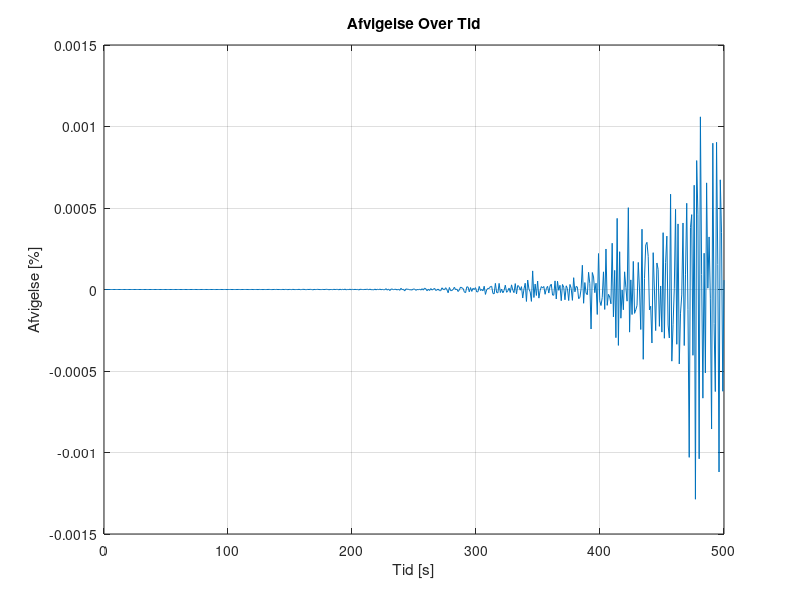
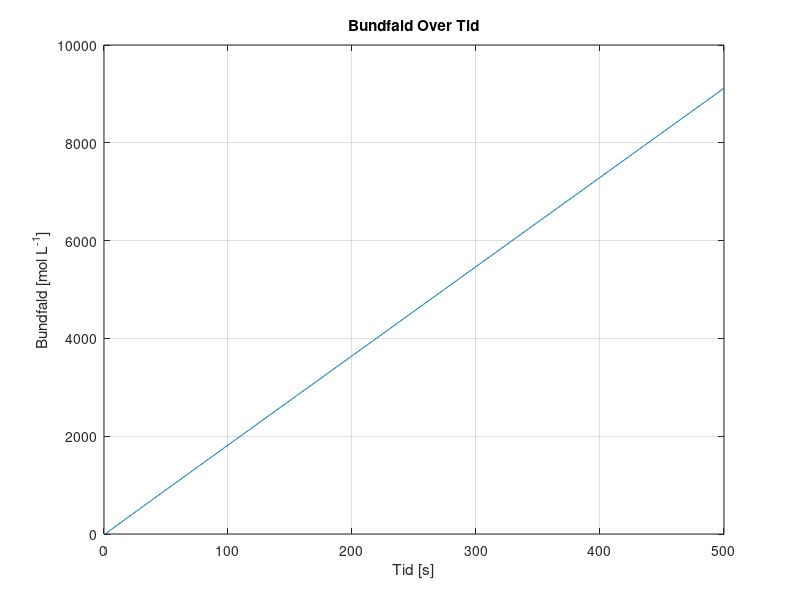
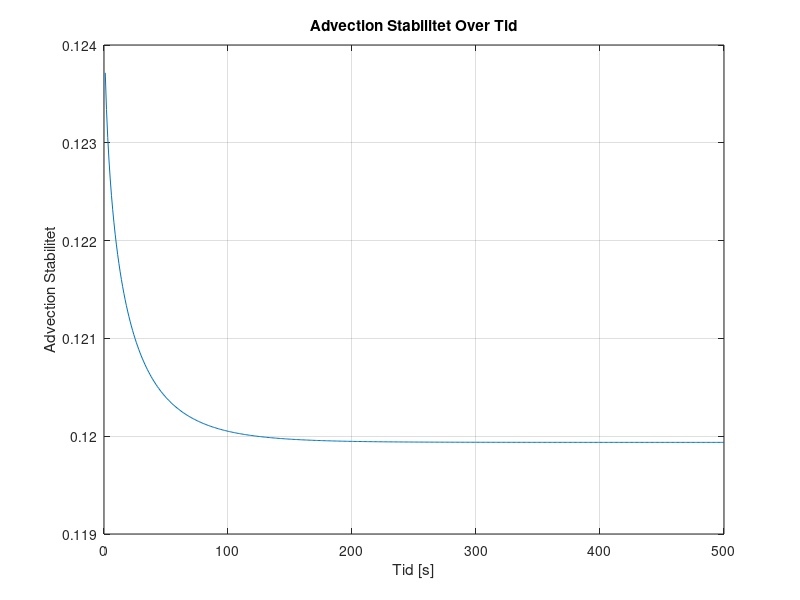
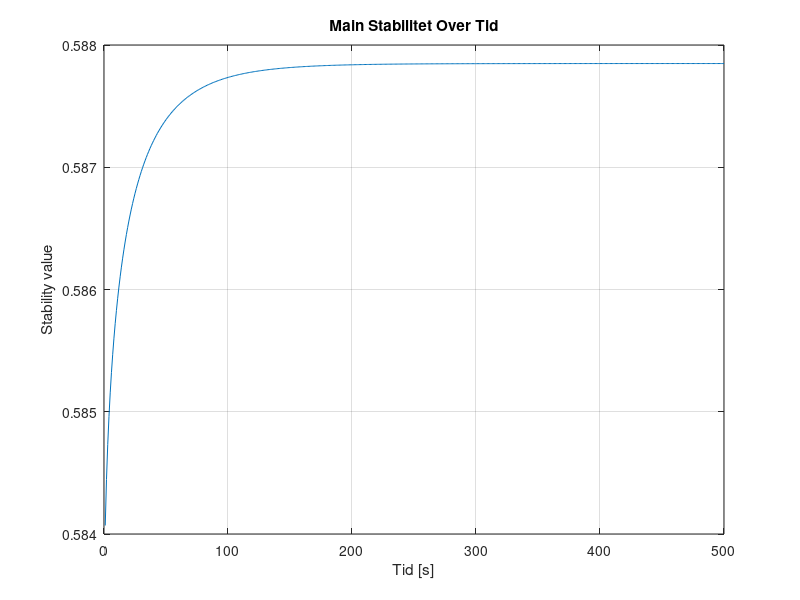

Write the MATLAB code that produced these figures, in order. (Note: this script raises an error after producing the figures.)
%%%%%%%%%%%%%%%%%%%%%%%%%%%%%%%%%%%%%%%
%%%  GITHUB - ALL RIGHTS RESERVED   %%%
%%%                                 %%%
%%% PROPERTY OF AALBORG UNIVERSITY  %%%
%%%         CREATED BY:             %%%
%%%  GROUP 3 - 3RD SEMESTER- 2023   %%%
%%%    @ANALREXIA    @ANDEMANDEN    %%%
%%%    @BONINATOR1   @PETERPASTA11  %%%
%%%%%%%%%%%%%%%%%%%%%%%%%%%%%%%%%%%%%%%
%%
clear
close all
clc
%% Inital Parameters
Lx = 0.1;                     % Domain length [m]
domain_steps = 1000;          % Number of spatial domain steps
dx = Lx / (domain_steps - 1); % Position discretization [m]
 
Lt = 500;              % Time length [s]
time_steps = 500;      % Number of time steps
dt = Lt / time_steps;  % Temporal discretization [s]

% DEFINED VARIABLES
D = 1.464*10^-9;      % Diffusivity coefficient H2PO4- in water [m^2 s^-1]
Cf = 0.1;             % Ionconcentration of the feed [mol L^-1]
DeltaP = 35;          % Change in outer pressure [bar]
Am = 0.0308;          % Surfacearea of the membrane [m^2]
k0 = 5.7311*10^-7;    % Initial water permeability [m^3 m^-2 bar^-1 s^-1] 
mu = 0.8903*10^-9;    % Viscosity of water [bar∙s]
Rm = 1/(mu*k0);       % Membraneresitance of water [m^-1]
alpha = 1*10^14;      % Specific fouling resistance [m · kg-1] or [m L mol^-1]
JuScalar = 0.5;       % Percipitate Advection Coefficient
sig_i = 0.1;          % Rejection of ions 

% PHYSICAL CONSTANTS

R = 8.31415*10^-2;  % Gasconstant [L Bar mol^-1 K^-1]
T = 273.15+25;      % Temperature [K]
 
% Anonymous functions

Udf = @(conc) 0.0011*exp(36.328*conc) + 0.263253; % Concentration of percipitate in respect to Ciw. [mol L^-1]
Rf = @(conc) alpha*(Udf(conc)/Am);                % Foulingresistance [m^-1]
k = @(conc) 1/(mu*(Rm+Rf(conc)));                 % Water permeability dependent on mu,Rm and Rf [m^3 m^-2 bar^-1 s^-1]


% Space and Time Grid
x = linspace(0, Lx, domain_steps);
t = linspace(0, Lt, time_steps);

% Initial concentration array AND Initial condition
C = zeros(domain_steps, time_steps)+0.1; % 0.1 molar [H2PO4] at pH 2.9

% Diffusive Stability

DS = D*dt/dx^2;
fprintf('\n Diffusivity Stability = %f', DS);
if DS>0.5 
   fprintf(2,'\n ERROR: Stabilitetsfejl');
else
    fprintf('\n Stable Diffusion Model !!');
end


%% Time-stepping loop
for j = 2:time_steps
    for i = 1:domain_steps
        Ciw = C(domain_steps, j-1); % Concentration of ions at the wall [mol L^-1]

        C(1, :) = Cf; % Set the leftmost boundary to Cf [mol L^-1]

        if j == 2
            Cudf = Udf(Cf); % Initial Percipitation
            Cop = 0;
            Cbw = Udf(Cf);
            Jb = 0;
        else
            Cudf = Udf(Ciw);
            Jb = Jkonv*Udf(Cf)*(dt/dx)*JuScalar;
            Cop = Cop + Jb; % Total percipitate after advection [mol L^-1]
            Cbw = Cudf + Cop;
        end

        Jkonv = (k(Ciw)*(DeltaP-(1*R*T*(Ciw))));  % Volume flux = Jkonv , in terms of osmotic pressure (DeltaP, R, T, C_(i_w)) and k. [m/s]

        if i == 1 % First Cell (no left neighbor)
            Jdiff = 0;       % Diffusive ionflux
            Jadv = 0;        % Advective flux

        elseif i == domain_steps % Membrane wall cell (no right neighbor)
            Jdiff = (D * (C(domain_steps - 1, j-1) - C(domain_steps, j-1))) / dx^2;           % Diffusive ionflux [mol · m-2 · s-1]
            Jadv = -Jkonv * (C(domain_steps, j-1)*(1-sig_i) - C(domain_steps - 1, j-1)) / dx; % Advective flux [mol · m-2 · s-1]

        else    % Bulk Cells
            % Calculate the second derivative normally
            Jdiff = D * (C(i + 1, j-1) - 2 * C(i, j-1) + C(i - 1, j-1)) / dx^2; % Diffusive ionflux at the membrane wall [mol · m-2 · s-1]
            Jadv = -Jkonv * (C(i, j-1) - C(i-1, j-1)) / dx;                     % Advective flux at the membrane wall [mol · m-2 · s-1]
        end
        % Apply the diffusion-advection equation
        C(i, j) = C(i, j-1) + dt * (Jdiff + Jadv); % Apply the diffusion-advection equation [mol L^-1]
        Jkonv_values(j) = Jkonv;                   % Storing convective flux values in respect to time
        Cbw_values(j) = Cbw;                       % Storing precipitate values in respect to time
        AS(j) = Jkonv * dt/dx;                     % Storing Stability plot values
        % Main Stability
        MainS=(1-2*DS-AS(j));                      % Calculation of specific main stability to time
        MainS_values(j)=MainS;                     % Storing main stability values

    end
end
%% conservation and error

volprc = dx*Am*1000;  % Volume per cell in Liters

Ciw = [0,C(domain_steps, :)]; % Making the matrix line up properly and have the right size
Ciw(end) = [];

Systemdiff = [0, diff(sum(C*volprc,1))]; % Difference in system concentration per dt

inflow = Cf*(Jkonv_values)*(dt/dx)*volprc;                 % Input [mol]
outflow = Ciw.* Jkonv_values*(dt/dx)*volprc*(1-sig_i);     % Output [mol]
infoutdiff = (inflow - outflow);                           % Difference in input and output
ERROR = ((Systemdiff - infoutdiff).*Systemdiff.^(-1))*100; % Mass conservation error


%% 2D Plots

% Plot Mass Conservation Error values over time

figure;
plot(t, ERROR);
xlabel('Tid [s]');
ylabel('Afvigelse [%]');
title('Afvigelse Over Tid');
grid on;


% Plot Percipitate (DS) values over time

figure;
plot(t, Cbw_values);
xlabel('Tid [s]');
ylabel('Bundfald [mol L^{-1}]');
title('Bundfald Over Tid');
grid on;
%ylim([0.3, 0.35]);

% Plot Advection Stability (DS) values over time

figure;
plot(t(2:end), AS(2:end));
xlabel('Tid [s]');
ylabel('Advection Stabilitet');
title('Advection Stabilitet Over Tid');
grid on;

% Plot Main Stability (MainS) values over time

figure;
plot(t(2:end), MainS_values(2:end));
xlabel('Tid [s]');
ylabel('Stability value');
title('Main Stabilitet Over Tid');
grid on;

% Plot Jkonv values over time
figure;
plot(t(2:end), Jkonv_values(2:end));
xlabel('Tid [s]');
ylabel('J_{konv} [m s^{-1}]');
title('J_{konv} [m s^{-1}] Over Tid');
grid on;
xlim([0, 500]);
ax = gca;
ax.YAxis.Exponent = -6;

% Define fractions of time steps you want to visualize
time_fraction = [0.001, 0.01, 0.1, 0.2, 0.3, 0.4, 0.5, 0.6, 0.7, 0.8, 0.9];  % For example, 0.1 corresponds to 10% of time steps

% Calculate the corresponding time indices
time_instances = round(time_fraction * time_steps);

% Figure - Concentration over time sideplot
figure;
hold on;

for i = 1:length(time_instances)   % Concentration at specific time instances
    time_index = time_instances(i);
    plot(x, C(:, time_index));
end

xlabel('Position [m]');
ylabel('Koncentration [mol L^{-1}]');
title('Koncentration over Position ved Forskellige Tidspunkter');
xlim([0.099, Lx]);
ylim([0.1, 0.12]);
legend(arrayfun(@(f) ['t=', num2str(f), 's'], time_instances, 'UniformOutput', false));

grid on;
hold off;


%% 3D Plot

% 3D surface plot - concentration over time and position
[T, X] = meshgrid(t, x);
figure;
h = surf(X, T, C);
xlabel('Position [m]');
ylabel('Tid [s]');
zlabel('Koncentration [mol L^{-1}]');
title('Koncentration Over Tid og Position');
xlim([0, Lx]);
ylim([0, Lt]);
zlim([0.1, 0.12]);
set(h,'LineStyle','none')
colormap(jet)
clim([0.1, 0.12])


%%
load('step1jv.mat', 'Jv_values1');
load('step2jv.mat', 'Jv_values2');
load('step3jv.mat', 'Jv_values3');
load('step4jv.mat', 'Jv_values4');

% Remove the first value from each series
Jv_values1 = Jv_values1(2:end);
Jv_values2 = Jv_values2(2:end);
Jv_values3 = Jv_values3(2:end);
Jv_values4 = Jv_values4(2:end);

%% Jv graph

% Create a figure for the first plot
figure;
hold on;
x = linspace(0, 500, 500);

plot(x(2:end), Jv_values1, 'LineWidth', 1.5);
plot(x(2:end), Jv_values2, 'LineWidth', 1.5);
plot(x(2:end), Jv_values3, 'LineWidth', 1.5);
plot(x(2:end), Jv_values4, 'LineWidth', 1.5);

xlabel('Tid [s]');
ylabel('J_{konv} [m s^{-1}]');
title('J_{konv} [m s^{-1}] Over Tid');
grid on;

legend('Advektion', 'Membran', 'Diffusion', 'Fouling');
%% Double Y-axis Jv graph
figure;

% Plot Step 2 on the left y-axis
yyaxis left;
plot(x(2:end), Jv_values2, 'LineWidth', 1.5, 'LineStyle', '-'); 
ylabel('J_{tot, v} [m^{3} m^{-2} s^{-1}]');

hold on;

% Plot Step 3 on the left y-axis
plot(x(2:end), Jv_values3, 'LineWidth', 1.5, 'LineStyle', '--');
ylim([1.825*10^-5, 1.865*10^-5]);           % y-limit for left
ylabel('J_{tot, v} [m^{3} m^{-2} s^{-1}]');

% Plot Step 4 on the right y-axis
yyaxis right;
ylim([1.2*10^-5, 1.24*10^-5]);               % y-limit for right

plot(x(2:end), Jv_values4, 'LineWidth', 1.5);
ylabel('J_{tot, v} [m^{3} m^{-2} s^{-1}]');

xlabel('Tid [s]');
title('J_{tot, v} Over Tid');
grid on;

legend('Membran', 'Diffusion', 'Fouling');
